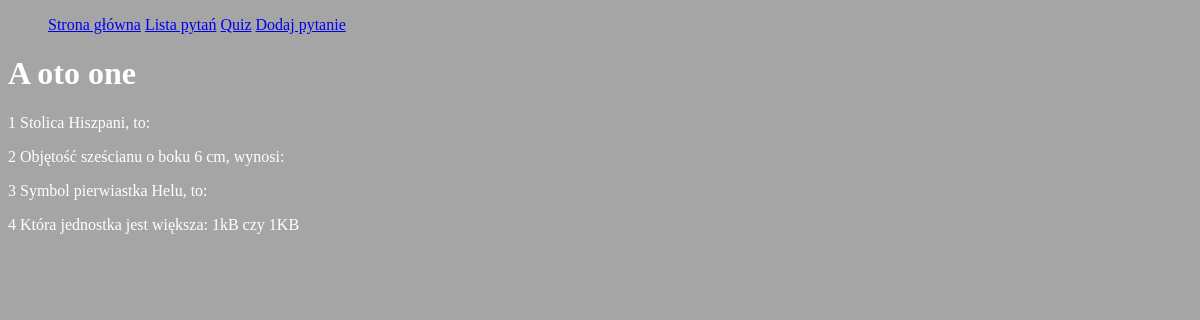
The app's page /lista, older data.
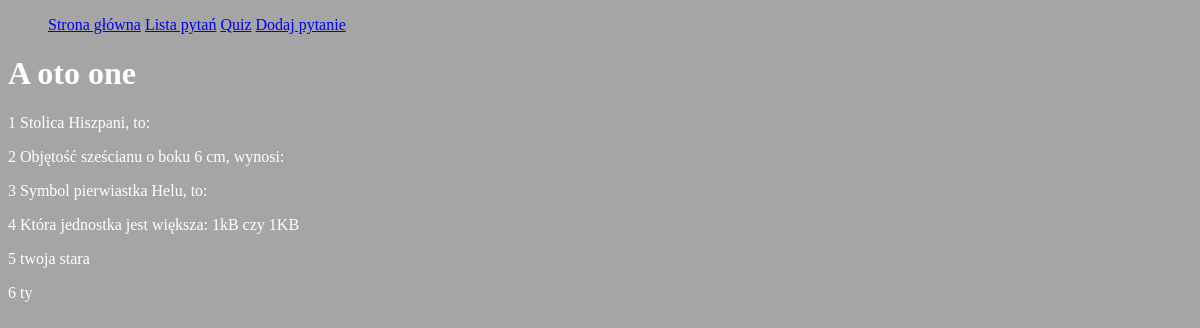
The same page, newer data.
### modele.py (models this page shows)
class BazaModel(Model):
    class Meta:
        database = baza

class Pytanie(BazaModel):
    pytanie = CharField(null=False)
    kategoria = ForeignKeyField(Kategoria, related_name='pytania')

### views.py (the view)
@app.route('/lista')
def lista():
    pytania = Pytanie.select()
    return render_template('lista.html', query=pytania)

### app.py (called while the page is built)
@app.before_request
def before_request():
    g.db = baza
    g.db.connect(reuse_if_open=True)

@app.after_request
def after_request(response):
    g.db.close()
    return response

### templates/lista.html (shortened to what this page needs)
{%extends "szablon.html"%}
{%block h1%}A oto one{%endblock%}
{%block tresc%}
    <p>{%for p in query%}</p>
    <p>{{p.id}} {{p.pytanie}}</p>
    {%endfor%}
{%endblock%}

### templates/szablon.html (shortened to what this page needs)
<!DOCTYPE html>
<html lang="pl">
<head>
</head>
<body>
    <ul id="menu">
        <li><a href="{{url_for('index')}}">Strona główna</a></li>
        <li><a href="{{url_for('lista')}}">Lista pytań</a></li>
        <li><a href="{{url_for('quiz')}}">Quiz</a></li>
        <li><a href="{{url_for('dodaj')}}">Dodaj pytanie</a></li>
    </ul>
    <h1>{%block h1%}{%endblock%}</h1>
    {%block tresc%}{%endblock%}
</body>
</html>

### templates/szablon.html (style rules this page uses)
body { background:#A5A5A5; color: #ffffff; }
#menu li { display: inline; }

Row changes from the older to the newer data that the page shows:
added Pytanie: id "5", pytanie "twoja stara"
added Pytanie: id "6", pytanie "ty"
